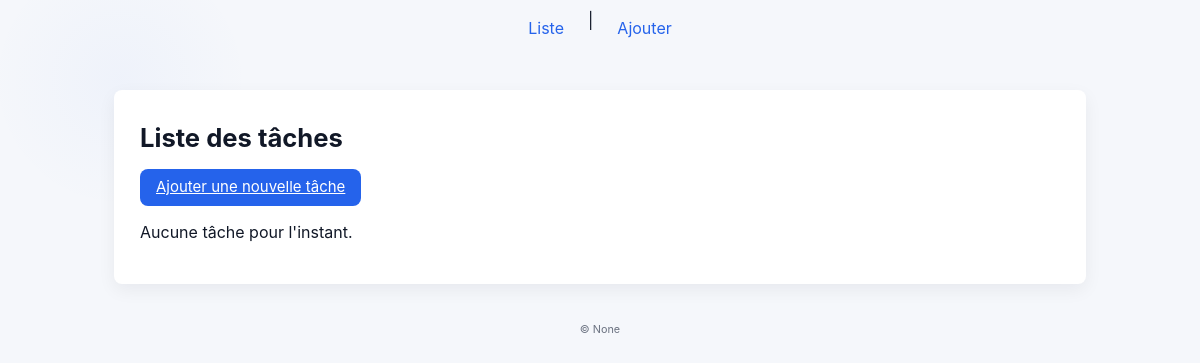
Before: /taches/liste/ with the older database file.
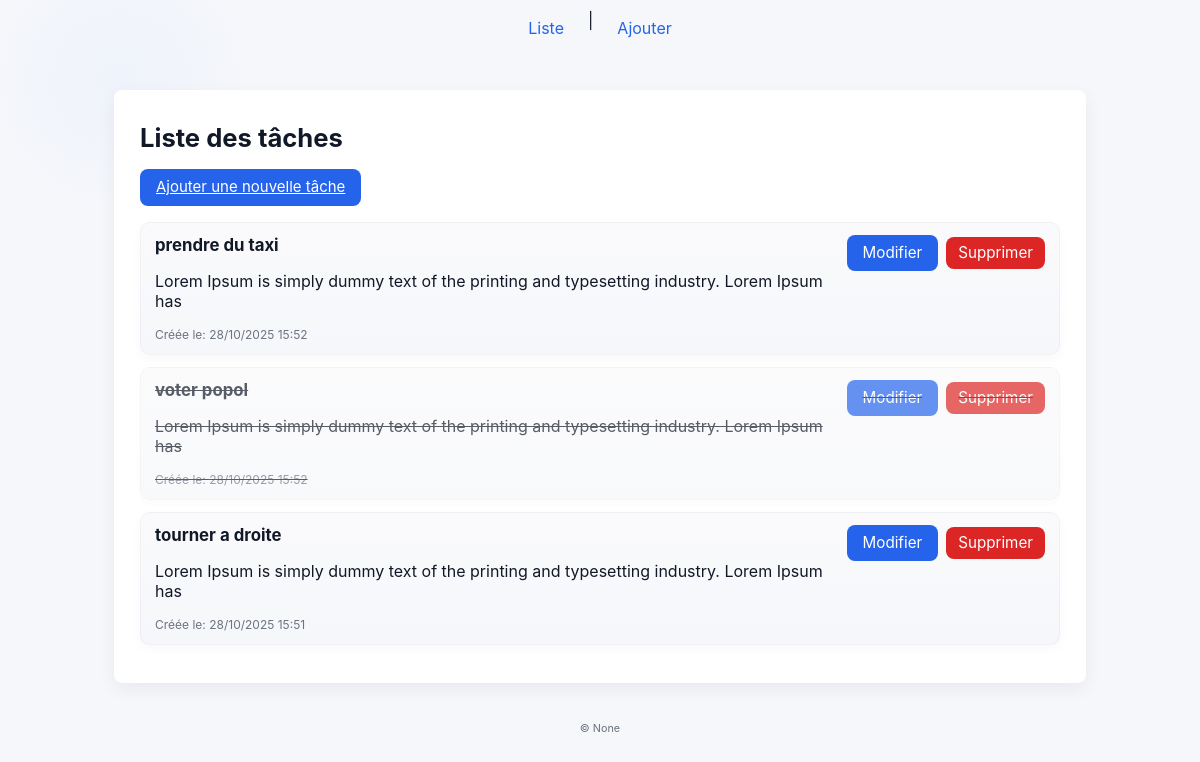
After: the same page with the newer database file.
### taches/models.py (models this page shows, shortened)
class Tache(models.Model):
	titre = models.CharField(max_length=200)
	description = models.TextField(blank=True)
	cree_le = models.DateTimeField(auto_now_add=True)
	termine = models.BooleanField(default=False)

### taches/views.py (the view)
# urls.py: path("liste/", views.tache_list_html, name="liste_html"),
def tache_list_html(request):
	taches = Tache.objects.all().order_by('-cree_le')
	return render(request, 'taches/tache_liste.html', {'taches': taches})

### taches/templates/taches/tache_liste.html (shortened to what this page needs)
{% extends "taches/base.html" %}
{% block content %}
	<div class="page-header">
		<h1>Liste des tâches</h1>
		<p><a class="btn" href="{% url 'taches:ajouter' %}">Ajouter une nouvelle tâche</a></p>
	</div>
	{% if taches %}
		<ul>
			{% for t in taches %}
				<li>
					<article class="task-card {% if t.termine %}task-complete{% endif %}" aria-labelledby="tache-{{ t.pk }}">
						<div class="task-body">
							<strong id="tache-{{ t.pk }}">{{ t.titre }}</strong>
							{% if t.description %}
								<p>{{ t.description }}</p>
							{% endif %}
							<div class="meta">Créée le: {{ t.cree_le|date:"d/m/Y H:i" }}</div>
						</div>
						<div class="task-actions" role="group" aria-label="Actions pour {{ t.titre }}">
							<a class="btn" href="{% url 'taches:modifier' t.pk %}">Modifier</a>
							<a class="btn btn-danger" href="{% url 'taches:supprimer' t.pk %}">Supprimer</a>
						</div>
					</article>
				</li>
			{% endfor %}
		</ul>
	{% else %}
		<p>Aucune tâche pour l'instant.</p>
	{% endif %}
{% endblock %}

Changed rows visible on the page:
added Tache: titre "prendre du taxi", description "Lorem Ipsum is simply dummy text of the printing and typesetting industry. Lorem Ipsum has", cree_le "28/10/2025 15:52"
added Tache: titre "voter popol", description "Lorem Ipsum is simply dummy text of the printing and typesetting industry. Lorem Ipsum has", cree_le "28/10/2025 15:52", termine True (drawn)
added Tache: titre "tourner a droite", description "Lorem Ipsum is simply dummy text of the printing and typesetting industry. Lorem Ipsum has", cree_le "28/10/2025 15:51"
Other visible differences:
text no longer shown: "Aucune tâche pour l'instant."
